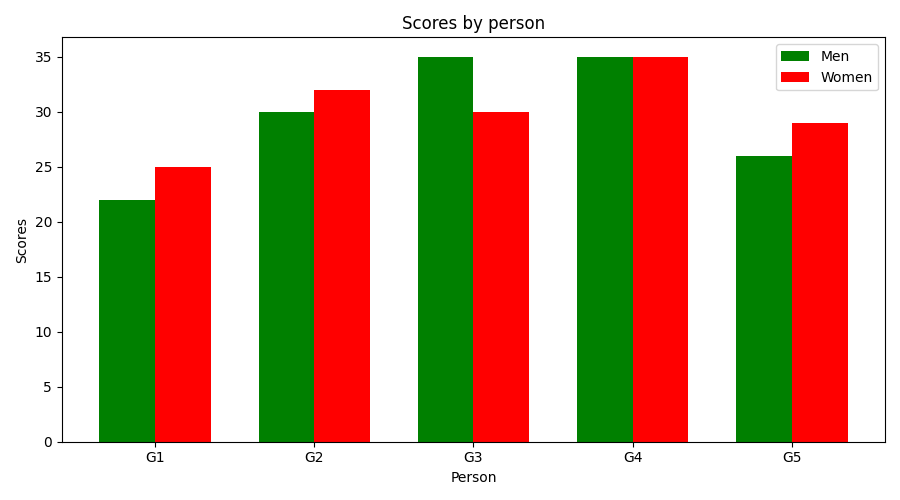

Generate this figure with Python:
# Q8: Grouped Bar Chart - Scores by Group and Gender
# Requirements: pip install matplotlib numpy

import matplotlib.pyplot as plt
import numpy as np

means_men   = (22, 30, 35, 35, 26)
means_women = (25, 32, 30, 35, 29)
groups      = ('G1', 'G2', 'G3', 'G4', 'G5')

x     = np.arange(len(groups))
width = 0.35

fig, ax = plt.subplots(figsize=(9, 5))
ax.bar(x - width/2, means_men,   width, label='Men',   color='green')
ax.bar(x + width/2, means_women, width, label='Women', color='red')

ax.set_title('Scores by person')
ax.set_xlabel('Person')
ax.set_ylabel('Scores')
ax.set_xticks(x)
ax.set_xticklabels(groups)
ax.legend()
plt.tight_layout()
plt.savefig('q8_grouped_bar_gender.png')
plt.show()
print("Q8 done.")
